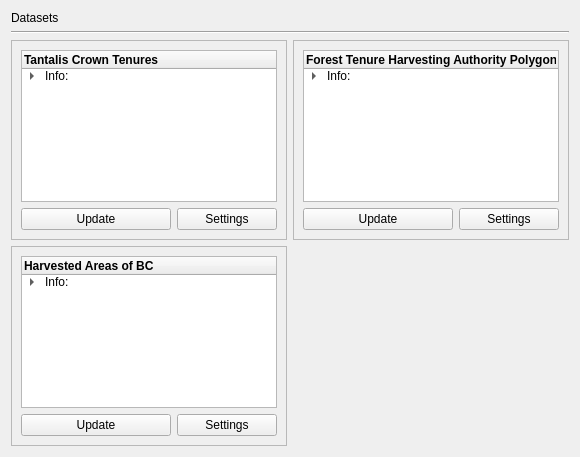
                   <widget class="QWidget" name="data">
                    <property name="styleSheet">
                     <string notr="true"/>
                    </property>
                    <layout class="QGridLayout" name="gridLayout_3">
                     <item row="0" column="0">
                      <widget class="QLabel" name="labelData">
                       <property name="styleSheet">
                        <string notr="true">font: 700 30pt &quot;Segoe UI&quot;;</string>
                       </property>
                       <property name="text">
                        <string>Datasets</string>
                       </property>
                      </widget>
                     </item>
                     <item row="1" column="0" colspan="2">
                      <widget class="Line" name="datasetsline">
                       <property name="styleSheet">
                        <string notr="true">background: none</string>
                       </property>
                       <property name="orientation">
                        <enum>Qt::Horizontal</enum>
                       </property>
                      </widget>
                     </item>
                     <item row="2" column="0">
                      <widget class="QFrame" name="frameCrownTenures">
                       <property name="sizePolicy">
                        <sizepolicy hsizetype="Expanding" vsizetype="Expanding">
                         <horstretch>0</horstretch>
                         <verstretch>0</verstretch>
                        </sizepolicy>
                       </property>
                       <property name="maximumSize">
                        <size>
                         <width>300</width>
                         <height>200</height>
                        </size>
                       </property>
                       <property name="frameShape">
                        <enum>QFrame::StyledPanel</enum>
                       </property>
                       <property name="frameShadow">
                        <enum>QFrame::Raised</enum>
                       </property>
                       <layout class="QVBoxLayout" name="verticalLayout_4">
                        <item>
                         <widget class="QTreeWidget" name="qTreeCrownTenures">
                          <property name="maximumSize">
                           <size>
                            <width>16777215</width>
                            <height>16777212</height>
                           </size>
                          </property>
                          <property name="styleSheet">
                           <string notr="true"/>
                          </property>
                          <attribute name="headerVisible">
                           <bool>true</bool>
                          </attribute>
                          <attribute name="headerCascadingSectionResizes">
                           <bool>false</bool>
                          </attribute>
                          <column>
                           <property name="text">
                            <string>Tantalis Crown Tenures</string>
                           </property>
                           <property name="font">
                            <font>
                             <bold>true</bold>
                            </font>
                           </property>
                          </column>
                          <item>
                           <property name="text">
                            <string>Info:</string>
                           </property>
                           <item>
                            <property name="text">
                             <string>Hosted File Date:</string>
                            </property>
                           </item>
                           <item>
                            <property name="text">
                             <string>Date:</string>
                            </property>
                           </item>
                           <item>
                            <property name="text">
                             <string>Size: </string>
                            </property>
                           </item>
                           <item>
                            <property name="text">
                             <string>File Path: </string>
                            </property>
                           </item>
                           <item>
                            <property name="text">
                             <string>Archive Folder:</string>
                            </property>
                           </item>
                           <item>
                            <property name="text">
                             <string>Download Folder:</string>
                            </property>
                           </item>
                          </item>
                         </widget>
                        </item>
                        <item>
                         <layout class="QHBoxLayout" name="layoutButtons">
                          <item>
                           <widget class="QPushButton" name="buttonCrownTenuresUpdate">
                            <property name="sizePolicy">
                             <sizepolicy hsizetype="Minimum" vsizetype="Fixed">
                              <horstretch>0</horstretch>
                              <verstretch>0</verstretch>
                             </sizepolicy>
                            </property>
                            <property name="minimumSize">
                             <size>
                              <width>0</width>
                              <height>0</height>
                             </size>
                            </property>
                            <property name="maximumSize">
                             <size>
                              <width>16772155</width>
                              <height>16777215</height>
                             </size>
                            </property>
                            <property name="text">
                             <string>Update</string>
                            </property>
                           </widget>
                          </item>
                          <item>
                           <widget class="QPushButton" name="buttonCrownTenuresSettings">
                            <property name="maximumSize">
                             <size>
                              <width>100</width>
                              <height>16777215</height>
                             </size>
                            </property>
                            <property name="text">
                             <string>Settings</string>
                            </property>
                           </widget>
                          </item>
                         </layout>
                        </item>
                       </layout>
                      </widget>
                     </item>
                     <item row="2" column="1">
                      <widget class="QFrame" name="frameForestManagedLicence">
                       <property name="sizePolicy">
                        <sizepolicy hsizetype="Expanding" vsizetype="Expanding">
                         <horstretch>0</horstretch>
                         <verstretch>0</verstretch>
                        </sizepolicy>
                       </property>
                       <property name="maximumSize">
                        <size>
                         <width>400</width>
                         <height>200</height>
                        </size>
                       </property>
                       <property name="frameShape">
                        <enum>QFrame::StyledPanel</enum>
                       </property>
                       <property name="frameShadow">
                        <enum>QFrame::Raised</enum>
                       </property>
                       <layout class="QVBoxLayout" name="verticalLayout_27">
                        <item>
                         <widget class="QTreeWidget" name="qTreeForestManagedLicense">
                          <property name="maximumSize">
                           <size>
                            <width>16777215</width>
                            <height>16777212</height>
                           </size>
                          </property>
                          <property name="styleSheet">
                           <string notr="true"/>
                          </property>
                          <attribute name="headerVisible">
                           <bool>true</bool>
                          </attribute>
                          <attribute name="headerCascadingSectionResizes">
                           <bool>false</bool>
                          </attribute>
                          <column>
                           <property name="text">
                            <string>Forest Tenure Harvesting Authority Polygons</string>
                           </property>
                           <property name="font">
                            <font>
                             <bold>true</bold>
                            </font>
                           </property>
                          </column>
                          <item>
                           <property name="text">
                            <string>Info:</string>
                           </property>
                           <item>
                            <property name="text">
                             <string>Date:</string>
                            </property>
                           </item>
                           <item>
                            <property name="text">
                             <string>Hosted File Date:</string>
                            </property>
                           </item>
                           <item>
                            <property name="text">
                             <string>Size: </string>
                            </property>
                           </item>
                           <item>
                            <property name="text">
                             <string>File Path: </string>
                            </property>
                           </item>
                           <item>
                            <property name="text">
                             <string>Download Folder:</string>
                            </property>
                           </item>
                           <item>
                            <property name="text">
                             <string>Archive Folder:</string>
                            </property>
                           </item>
                          </item>
                         </widget>
                        </item>
                        <item>
                         <layout class="QHBoxLayout" name="horizontalLayout_7">
                          <item>
                           <widget class="QPushButton" name="buttonForestManagedLicenceUpdate">
                            <property name="sizePolicy">
                             <sizepolicy hsizetype="Minimum" vsizetype="Fixed">
                              <horstretch>0</horstretch>
                              <verstretch>0</verstretch>
                             </sizepolicy>
                            </property>
                            <property name="minimumSize">
                             <size>
                              <width>0</width>
                              <height>0</height>
                             </size>
                            </property>
                            <property name="maximumSize">
                             <size>
                              <width>16772155</width>
                              <height>16777215</height>
                             </size>
                            </property>
                            <property name="text">
                             <string>Update</string>
                            </property>
                           </widget>
                          </item>
                          <item>
                           <widget class="QPushButton" name="buttonForestManagedLicenseSettings">
                            <property name="maximumSize">
                             <size>
                              <width>100</width>
                              <height>16777215</height>
                             </size>
                            </property>
                            <property name="text">
                             <string>Settings</string>
                            </property>
                           </widget>
                          </item>
                         </layout>
                        </item>
                       </layout>
                      </widget>
                     </item>
                     <item row="3" column="0">
                      <widget class="QFrame" name="frameHarvestedAreas">
                       <property name="sizePolicy">
                        <sizepolicy hsizetype="Expanding" vsizetype="Expanding">
                         <horstretch>0</horstretch>
                         <verstretch>0</verstretch>
                        </sizepolicy>
                       </property>
                       <property name="maximumSize">
                        <size>
                         <width>300</width>
                         <height>200</height>
                        </size>
                       </property>
                       <property name="frameShape">
                        <enum>QFrame::StyledPanel</enum>
                       </property>
                       <property name="frameShadow">
                        <enum>QFrame::Raised</enum>
                       </property>
                       <layout class="QVBoxLayout" name="verticalLayout_15">
                        <item>
                         <widget class="QTreeWidget" name="qTreeHarvestedAreas">
                          <property name="maximumSize">
                           <size>
                            <width>16777215</width>
                            <height>16777212</height>
                           </size>
                          </property>
                          <property name="styleSheet">
                           <string notr="true"/>
                          </property>
                          <attribute name="headerVisible">
                           <bool>true</bool>
                          </attribute>
                          <attribute name="headerCascadingSectionResizes">
                           <bool>false</bool>
                          </attribute>
                          <column>
                           <property name="text">
                            <string>Harvested Areas of BC</string>
                           </property>
                           <property name="font">
                            <font>
                             <bold>true</bold>
                            </font>
                           </property>
                          </column>
                          <item>
                           <property name="text">
                            <string>Info:</string>
                           </property>
                           <item>
                            <property name="text">
                             <string>Hosted File Date:</string>
                            </property>
                           </item>
                           <item>
                            <property name="text">
                             <string>Date:</string>
                            </property>
                           </item>
                           <item>
                            <property name="text">
                             <string>Size: </string>
                            </property>
                           </item>
                           <item>
                            <property name="text">
                             <string>File Path: </string>
                            </property>
                           </item>
                           <item>
                            <property name="text">
                             <string>Archive Folder:</string>
                            </property>
                           </item>
                           <item>
                            <property name="text">
                             <string>Download Folder:</string>
                            </property>
                           </item>
                          </item>
                         </widget>
                        </item>
                        <item>
                         <layout class="QHBoxLayout" name="layoutButtons_2">
                          <item>
                           <widget class="QPushButton" name="buttonHarvestedAreasUpdate">
                            <property name="sizePolicy">
                             <sizepolicy hsizetype="Minimum" vsizetype="Fixed">
                              <horstretch>0</horstretch>
                              <verstretch>0</verstretch>
                             </sizepolicy>
                            </property>
                            <property name="minimumSize">
                             <size>
                              <width>0</width>
                              <height>0</height>
                             </size>
                            </property>
                            <property name="maximumSize">
                             <size>
                              <width>16772155</width>
                              <height>16777215</height>
                             </size>
                            </property>
                            <property name="text">
                             <string>Update</string>
                            </property>
                           </widget>
                          </item>
                          <item>
                           <widget class="QPushButton" name="buttonHarvestedAreasSettings">
                            <property name="maximumSize">
                             <size>
                              <width>100</width>
                              <height>16777215</height>
                             </size>
                            </property>
                            <property name="text">
                             <string>Settings</string>
                            </property>
                           </widget>
                          </item>
                         </layout>
                        </item>
                       </layout>
                      </widget>
                     </item>
                    </layout>
                   </widget>
